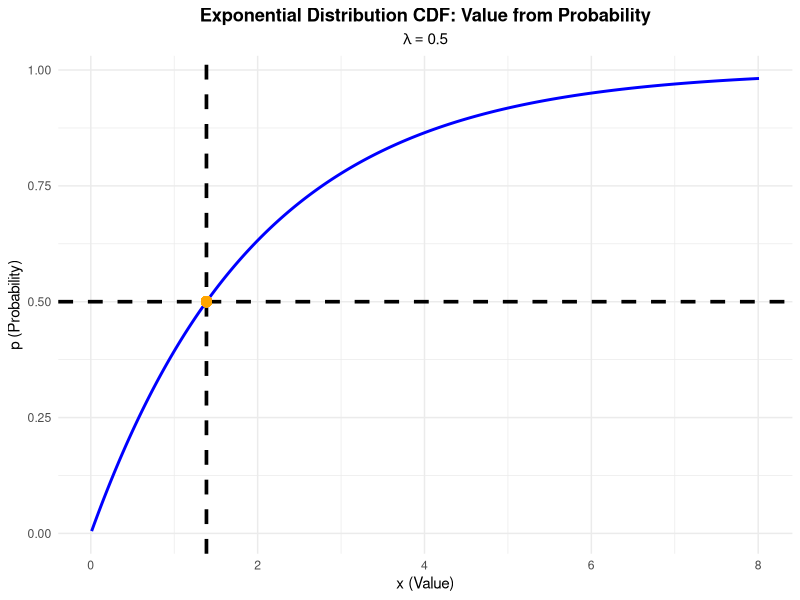
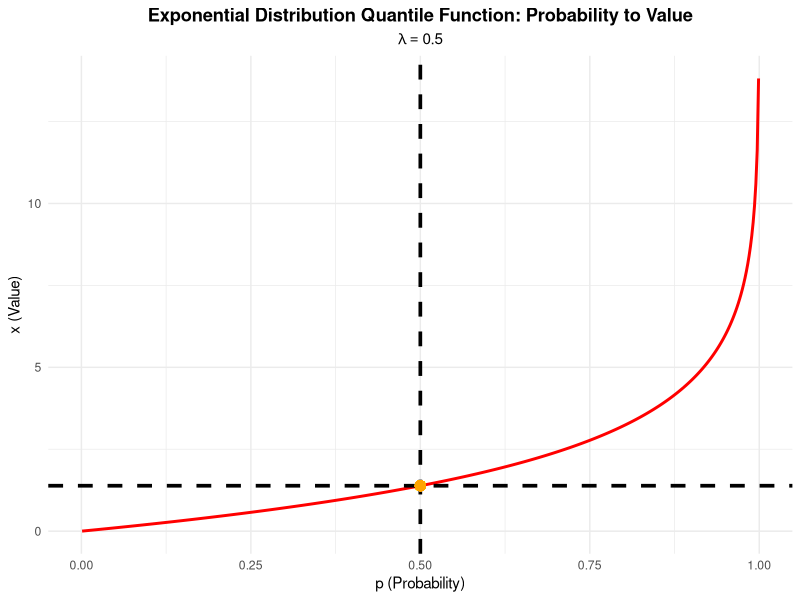

The R script that drew these images, in order:
## ---- chunk 1
# This R script provides functions to calculate and plot the
# exponential distribution's Cumulative Distribution Function (CDF)
# and its inverse, the Quantile Function.

# Required Library:
# ggplot2 for creating high-quality, professional plots.
if (!requireNamespace("ggplot2", quietly = TRUE)) {
  install.packages("ggplot2")
}
library(ggplot2)

# -----------------------------------------------------------------------------
# 1. Define the Quantile and CDF Functions
# -----------------------------------------------------------------------------
# The Quantile Function (inverse of the CDF)
# Q(p) = -1/lambda * ln(1 - p)
# @param p The probability or quantile (from 0 to 1).
# @param lambda The rate parameter of the exponential distribution.
# @return The value x corresponding to the probability p.
quantile_exponential <- function(p, lambda) {
  return(-1 / lambda * log(1 - p))
}

# The Cumulative Distribution Function (CDF)
# F(x) = 1 - e^(-lambda * x)
# @param x The value to evaluate the CDF at.
# @param lambda The rate parameter.
# @return The cumulative probability.
cdf_exponential <- function(x, lambda) {
  return(1 - exp(-lambda * x))
}

# -----------------------------------------------------------------------------
# 2. Demonstrate the Inverse Relationship
# -----------------------------------------------------------------------------
# Set a sample lambda value.
lambda_val <- 0.5

# Let's find the value for the 50th percentile (the median).
p_val <- 0.50
x_val <- quantile_exponential(p_val, lambda_val)

cat(sprintf("Using lambda = %.2f\n", lambda_val))
cat("--------------------------------\n")
cat(sprintf("The value for the %.0f%% percentile is x = %.4f\n", p_val * 100, x_val))

# Now, we can check if this value maps back to the original probability using the CDF.
check_p <- cdf_exponential(x_val, lambda_val)
cat(sprintf("Checking the CDF at x = %.4f gives a probability of p = %.4f\n", x_val, check_p))
cat("--------------------------------\n")


# Let's find the value for the 95th percentile.
p_val_95 <- 0.95
x_val_95 <- quantile_exponential(p_val_95, lambda_val)
cat(sprintf("The value for the %.0f%% percentile is x = %.4f\n", p_val_95 * 100, x_val_95))

# -----------------------------------------------------------------------------
# 3. Create a Visualization to Illustrate the Inverse Relationship
# -----------------------------------------------------------------------------
# Create a data frame for plotting the CDF.
x_range <- seq(0.01, 8.01, length.out = 500)
cdf_data <- data.frame(
  x = x_range,
  p = cdf_exponential(x_range, lambda_val)
)

# Plot the CDF.
cdf_plot <- ggplot(cdf_data, aes(x = x, y = p)) +
  # Add the main CDF curve.
  geom_line(color = "blue", linewidth = 1) +
  # Add horizontal line from the 50th percentile.
  geom_hline(yintercept = p_val, linewidth = 1.25, linetype = "dashed", color = "black") +
  # Add vertical line from the 50th percentile to the x-axis.
  geom_vline(xintercept = x_val, linewidth = 1.25, linetype = "dashed", color = "black") +
  # Mark the intersection point.
  geom_point(aes(x = x_val, y = p_val), color = "orange", size = 3) +
  # Add labels and a title.
  labs(
    title = "Exponential Distribution CDF: Value from Probability",
    subtitle = bquote(lambda == .(lambda_val)),
    x = "x (Value)",
    y = "p (Probability)"
  ) +
  # Set the theme and customize aesthetics.
  theme_minimal() +
  theme(plot.title = element_text(hjust = 0.5, face = "bold"),
        plot.subtitle = element_text(hjust = 0.5))

print(cdf_plot)


# -----------------------------------------------------------------------------
# 4. Create a Visualization to Illustrate the Quantile Function
# -----------------------------------------------------------------------------
# Create a range of probabilities for the plot.
p_range <- seq(0.001, 0.999, length.out = 500)

# Create a data frame for plotting the quantile function.
quantile_data <- data.frame(
  p = p_range,
  x = quantile_exponential(p_range, lambda_val)
)

# Plot the Quantile Function.
quantile_plot <- ggplot(quantile_data, aes(x = p, y = x)) +
  # Add the main Quantile Function curve.
  geom_line(color = "red", linewidth = 1) +
  # Add vertical line from the 50th percentile.
  geom_vline(xintercept = p_val, linetype = "dashed", linewidth = 1.25, color = "black") +
  # Add horizontal line from the 50th percentile to the y-axis.
  geom_hline(yintercept = x_val, linetype = "dashed", linewidth = 1.25, color = "black") +
  # Mark the intersection point.
  geom_point(aes(x = p_val, y = x_val), color = "orange", size = 3) +
  # Add labels and a title.
  labs(
    title = "Exponential Distribution Quantile Function: Probability to Value",
    subtitle = bquote(lambda == .(lambda_val)),
    x = "p (Probability)",
    y = "x (Value)"
  ) +
  # Set the theme and customize aesthetics.
  theme_minimal() +
  theme(plot.title = element_text(hjust = 0.5, face = "bold"),
        plot.subtitle = element_text(hjust = 0.5))

print(quantile_plot)
